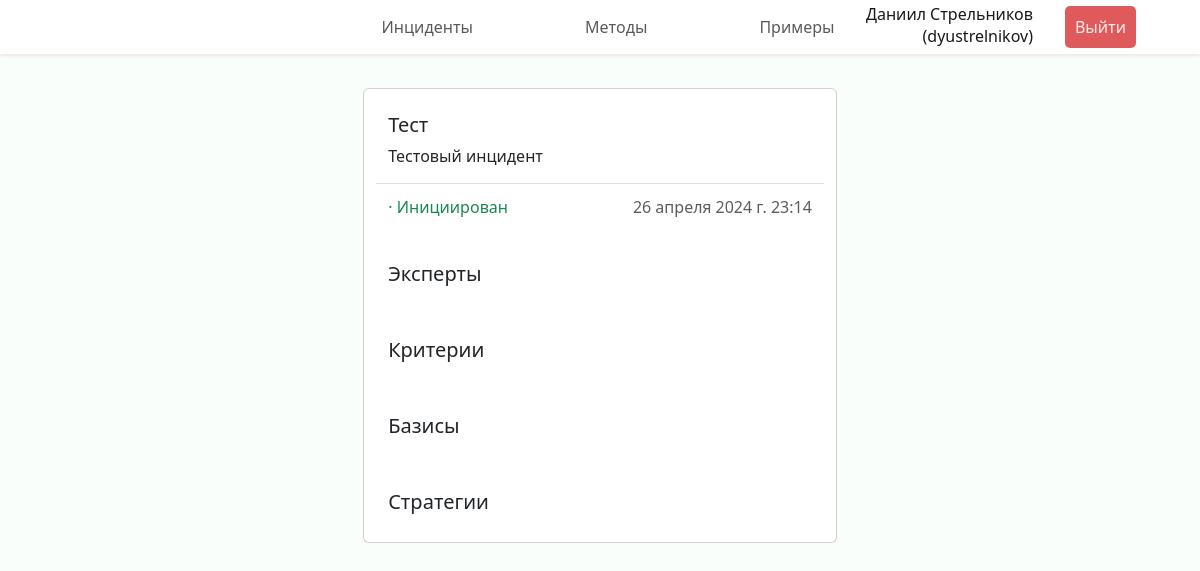
The app's page /incident/1 (signed in), older data.
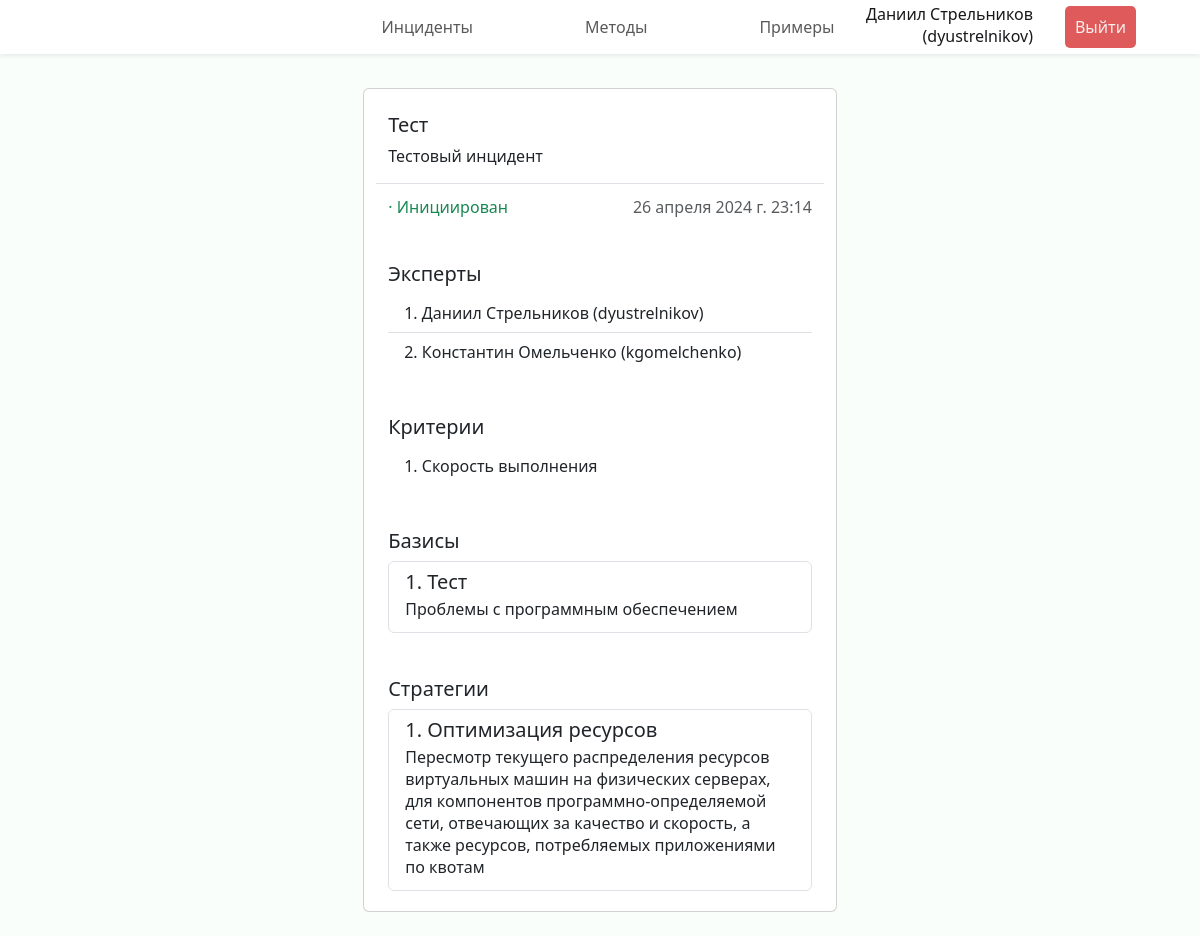
The same page, newer data.
### incidents/models.py (models this page shows, shortened)
class Expert(models.Model):
    user = models.OneToOneField(User, verbose_name="Пользователь", on_delete=models.CASCADE)
    class Meta:
        verbose_name = "Эксперт"
        verbose_name_plural = "Эксперты"

class Critery(models.Model):
    description = models.CharField("Описание", max_length=200)
    def __str__(self) -> str:
        return self.description
    class Meta:
        verbose_name = "Критерий ранжирования"
        verbose_name_plural = "Критерии ранжирования"

class Basis(models.Model):
    name = models.CharField("Название", max_length=100)
    description = models.TextField("Описание")
    class Meta:
        verbose_name = "Базис"
        verbose_name_plural = "Базисы"

class Strategy(models.Model):
    name = models.CharField("Название", max_length=100)
    description = models.TextField("Описание")
    class Meta:
        verbose_name = "Стратегия"
        verbose_name_plural = "Стратегии"

### incidents/views.py (the view)
# urls.py: path("incident/<int:incident_id>", views.incident, name="incident"),
@login_required(login_url='login')
def incident(request, incident_id):
    if request.method == 'GET':
        try:
            incident = Incident.objects.get(id=incident_id)
        except Incident.DoesNotExist:
            raise Http404("Инцидент не существует")
        return render(request, "incidents/incident.html", {
            'incident': incident})
    if request.method == 'DELETE':
        return incident_delete(request)

### incidents/models.py (called while the page is built)
    def __str__(self) -> str:
        return self.name

### incidents/templates/incidents/incident.html (shortened to what this page needs)
{% extends 'incidents/base.html' %}
{% load static %}
{% block links %}
<link rel="stylesheet" href="{% static 'incidents/css/style.css' %}">
{% endblock %}
{% block header %}
<header class="header fixed-top shadow-sm d-flex">
    <nav class="navbar navbar-expand-lg w-100">
        <div class="collapse navbar-collapse justify-content-center" id="navbarNav">
        <ul class="navbar-nav ">
            <li class="nav-item px-5"><a class="nav-link" href="{% url 'incidents' %}">Инциденты</a></li>
            <li class="nav-item px-5"><a class="nav-link" href="{% url 'methods' %}">Методы</a></li>
            <li class="nav-item px-5"><a class="nav-link" href="{% url 'examples' %}">Примеры</a></li>
        </ul>
        </div>
        <ul class="navbar-nav position-fixed end-0 me-5 align-items-center">
            <li class="nav-item px-3 text-end mb-1">
                <div class="fullname">{{ request.user.get_full_name }}</div>
                <div class="username">({{ request.user.get_username }})</div>
            </li>
            <li class="nav-item px-3">
                <form action="{% url 'logout' %}" method="POST">
                    <button class="logout-btn" type="submit">Выйти</button>
                </form>
            </li>
          </ul>
    </nav>
</header>
{% endblock %}
{% block content %}
<div class="cards d-flex p-2 flex-column align-items-center">
    <div class="card mb-3">
        <div class="card-body m-2 mb-1">
          <h5 class="card-title">{{ incident.name }}</h5>
          <p class="card-text">{{ incident.description }}</p>
          <div class="row justify-content-between align-items-center pt-3 border-top">
            <p class="col card-subtitle text-success">· {{ incident.status }}</p>
            <p class="col card-subtitle text-muted text-end">{{ incident.created_at }}</p>
          </div>
        </div>
        <div class="card-body m-2 mb-1">
            <h5 class="card-title">Эксперты</h5>
            <ul class="list-group list-group-flush">
                {% for expert in incident.experts.all %}
                <li class="list-group-item">{{ forloop.counter }}. {{ expert.user.get_full_name }} ({{ expert.user.get_username }})</li>
                {% endfor %}
            </ul>
        </div>
        <div class="card-body m-2 mb-1">
            <h5 class="card-title">Критерии</h5>
            <ul class="list-group list-group-flush">
                {% for criteria in incident.criteries.all %}
                <li class="list-group-item">{{ forloop.counter }}. {{ criteria }}</li>
                {% endfor %}
            </ul>
        </div>
        <div class="card-body m-2 mb-1">
            <h5 class="card-title">Базисы</h5>
            <div class="list-group">
                {% for basis in incident.basises.all %}
                <a class="list-group-item flex-column align-items-start">
                  <div class="d-flex w-100 justify-content-between">
                    <h5 class="mb-1">{{ forloop.counter }}. {{ basis.name }}</h5>
                  </div>
                  <p class="mb-1">{{ basis.description }}</p>
                </a>
                {% endfor %}
            </div>
        </div>
        <div class="card-body m-2 mb-1">
            <h5 class="card-title">Стратегии</h5>
            <div class="list-group">
                {% for strategy in incident.strategies.all %}
                <a class="list-group-item flex-column align-items-start">
                  <div class="d-flex w-100 justify-content-between">
                    <h5 class="mb-1">{{ forloop.counter }}. {{ strategy.name }}</h5>
                  </div>
                  <p class="mb-1">{{ strategy.description }}</p>
                </a>
                {% endfor %}
            </div>
        </div>
      </div>
</div>
{% endblock %}

Row changes from the older to the newer data that the page shows:
now on this page (row unchanged): Expert: user.get_full_name "Даниил Стрельников", user.get_username "dyustrelnikov"
now on this page (row unchanged): Expert: user.get_full_name "Константин Омельченко", user.get_username "kgomelchenko"
now on this page (row unchanged): Critery: description "Скорость выполнения"
now on this page (row unchanged): Basis: name "Тест", description "Проблемы с программным обеспечением"
added Strategy: name "Оптимизация ресурсов", description "Пересмотр текущего распределения ресурсов виртуальных машин на физических серверах, для компонентов программно-определяемой сети, отвечающих за качество и скорость, а также ресурсов, потребляемых приложениями по квотам"
